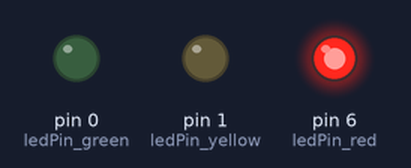
The sketch below on a simulated Arduino Uno, built with avr-gcc and run on an emulated ATmega328P. Shown: output pins drawn as LEDs (lit = HIGH).

Above: at 2.0 s.
At 4.5 s:
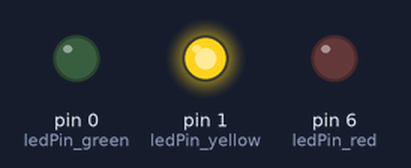
At 7.0 s:
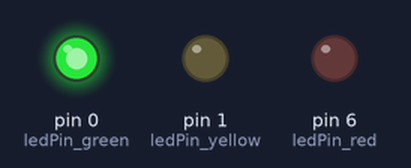
Timing chart, 0 to 11.8 s (numbered marks = the images above):
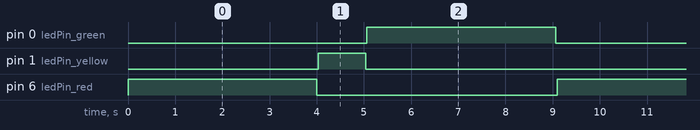

Measured:
- by itself, pin 0 (ledPin_green), pin 6 (ledPin_red): alternates HIGH for 4.0 s and LOW for 5.1 s
- by itself, pin 1 (ledPin_yellow): alternates HIGH for 1.0 s and LOW for 8.1 s
- by itself, everything shown: repeats every 9.1 s, in 6 steps

The sketch:

Traffic.ino
```cpp
// Created By Derradj.i

/*

C++

  ------------LCD------------
  The circuit:
 * LCD RS pin to digital pin 12
 * LCD Enable pin to digital pin 11
 * LCD D4 pin to digital pin 5
 * LCD D5 pin to digital pin 4
 * LCD D6 pin to digital pin 3
 * LCD D7 pin to digital pin 2
 * LCD R/W pin to ground
 * LCD VSS pin to ground
 * LCD VCC pin to 5V
 * 10K resistor:
 * ends to +5V and ground
 * wiper to LCD VO pin (pin 3)

*/

// include the library code:
#include <LiquidCrystal.h>

// initialize the library with the numbers of the interface pins
LiquidCrystal lcd(12, 11, 5, 4, 3, 2);

// vars of LED . red >> 6 , yellow >> 1 , green >> 0 !
int ledPin_red = 6 ,ledPin_yellow = 1 ,ledPin_green = 0;

void setup() {

  pinMode(ledPin_red, OUTPUT);
  pinMode(ledPin_yellow, OUTPUT);
  pinMode(ledPin_green, OUTPUT);

}

void loop() {
  /* ----------------- LED : RED ----------------- */
  digitalWrite(ledPin_red, 1);  // sets the LED to the button's value
  lcd.print("STOP ...");   // //
  delay(4000);   // //
  lcd.clear();   // //
  digitalWrite(ledPin_red, 0);   // //
  delay(30);   // //

  /* ----------------- LED : YELLOW ----------------- */
  digitalWrite(ledPin_yellow, 1);  // sets the LED to the button's value
  lcd.print("WAIT ...");   // print (WAIT ...) in LCD
  delay(1000);   // waiting 0.8 second
  // clear the LCD screen :)
  lcd.clear();   // clear the LCD screen :)
  digitalWrite(ledPin_yellow, 0);   // stoped light yellow
  delay(30);   // waiting 0.01 second

  /* ----------------- LED : GREEN ----------------- */
  digitalWrite(ledPin_green,1);  // sets the LED to the button's value
  lcd.print("GO ...");   // //
  delay(4000);   // //
  lcd.clear();   // //
  digitalWrite(ledPin_green,0);   // //
  delay(30);   // //

}
```

Traffic_Light.cpp
```cpp
// Created By Derradj.i

/*

C++

  ------------LCD------------
  The circuit:
 * LCD RS pin to digital pin 12
 * LCD Enable pin to digital pin 11
 * LCD D4 pin to digital pin 5
 * LCD D5 pin to digital pin 4
 * LCD D6 pin to digital pin 3
 * LCD D7 pin to digital pin 2
 * LCD R/W pin to ground
 * LCD VSS pin to ground
 * LCD VCC pin to 5V
 * 10K resistor:
 * ends to +5V and ground
 * wiper to LCD VO pin (pin 3)

*/

// include the library code:
#include <LiquidCrystal.h>

// initialize the library with the numbers of the interface pins
LiquidCrystal lcd(12, 11, 5, 4, 3, 2);

// vars of LED . red >> 6 , yellow >> 1 , green >> 0 !
int ledPin_red = 6 ,ledPin_yellow = 1 ,ledPin_green = 0;

void setup() {

  pinMode(ledPin_red, OUTPUT);
  pinMode(ledPin_yellow, OUTPUT);
  pinMode(ledPin_green, OUTPUT);

}

void loop() {
  /* ----------------- LED : RED ----------------- */
  digitalWrite(ledPin_red, 1);  // sets the LED to the button's value
  lcd.print("STOP ...");   // //
  delay(4000);   // //
  lcd.clear();   // //
  digitalWrite(ledPin_red, 0);   // //
  delay(30);   // //

  /* ----------------- LED : YELLOW ----------------- */
  digitalWrite(ledPin_yellow, 1);  // sets the LED to the button's value
  lcd.print("WAIT ...");   // print (WAIT ...) in LCD
  delay(1000);   // waiting 0.8 second
  // clear the LCD screen :)
  lcd.clear();   // clear the LCD screen :)
  digitalWrite(ledPin_yellow, 0);   // stoped light yellow
  delay(30);   // waiting 0.01 second

  /* ----------------- LED : GREEN ----------------- */
  digitalWrite(ledPin_green,1);  // sets the LED to the button's value
  lcd.print("GO ...");   // //
  delay(4000);   // //
  lcd.clear();   // //
  digitalWrite(ledPin_green,0);   // //
  delay(30);   // //

}
```
